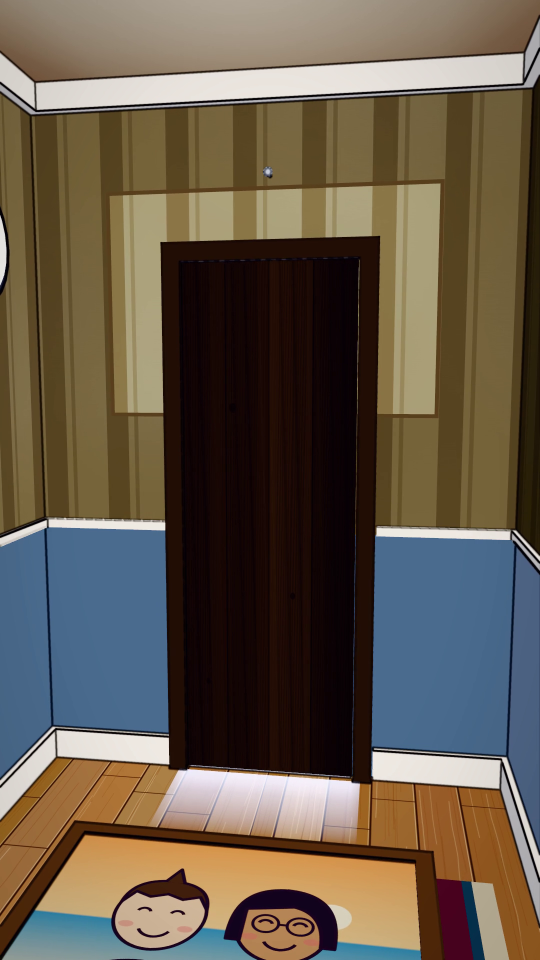
#> input picture productions/extra-door/publish/source/frame-0400-0m13.33s.png, 1080 x 1920 px (shown at 1/2 size); its folder holds only this picture in this run
$ python make_thumbnails.py
#> lines starting #> are read from the running program, lines starting #| are printed output that depends on the picture
#> in build, img is the input picture: PIL image 1080x1920 RGB; mean R, G, B 101.4, 89.6, 74.7
### productions/extra-door/publish/make_covers.py
"""Build the Video 05 (The Extra Door) covers from frames of the finished video.

The source frames in source/ are lossless-path engine stills of existing film frames (scripts/stills.mjs), which
match the final MP4's frames (about 40 dB PSNR). Nothing here touches the video, the storyboard or the engine.

Run:  python3 -I make_covers.py   (from this folder)
"""
import io, os, sys
import numpy as np
from PIL import Image, ImageDraw, ImageFilter, ImageFont
from fontTools.ttLib import TTFont

HERE = os.path.dirname(os.path.abspath(__file__))
FONT_WOFF2 = os.path.join(HERE, "../../../animation-studio/public/fonts/nunito-900.woff2")  # the caption font
PLUM = (20, 2, 30)        # the caption / character outline colour, sampled from the video
WHITE = (255, 255, 255)
W, H = 1080, 1920


def font(size):
    f = TTFont(FONT_WOFF2); f.flavor = None; buf = io.BytesIO(); f.save(buf); buf.seek(0)
    return ImageFont.truetype(buf, size)


def grade(img, centre, strength=0.5, top_shade=0.0):
    """Controlled 'one light' look: a soft vignette around the subject and an optional shade at the top for the
    text. Colours inside the light are untouched."""
#> called with centre = (540, 1020), strength = 0.32, top_shade = 0.15
    a = np.asarray(img).astype(np.float32) / 255.0
    yy, xx = np.mgrid[0:H, 0:W].astype(np.float32)
    cx, cy = centre
    r = np.sqrt(((xx - cx) / (W * 0.62)) ** 2 + ((yy - cy) / (H * 0.52)) ** 2)
    t = np.clip((r - 0.45) / 0.75, 0, 1); t = t * t * (3 - 2 * t)          # smoothstep
    k = 1.0 - strength * t
    if top_shade:
        s = np.clip((640 - yy) / 520, 0, 1); k = k * (1.0 - top_shade * s * s)
    a = a * k[..., None]
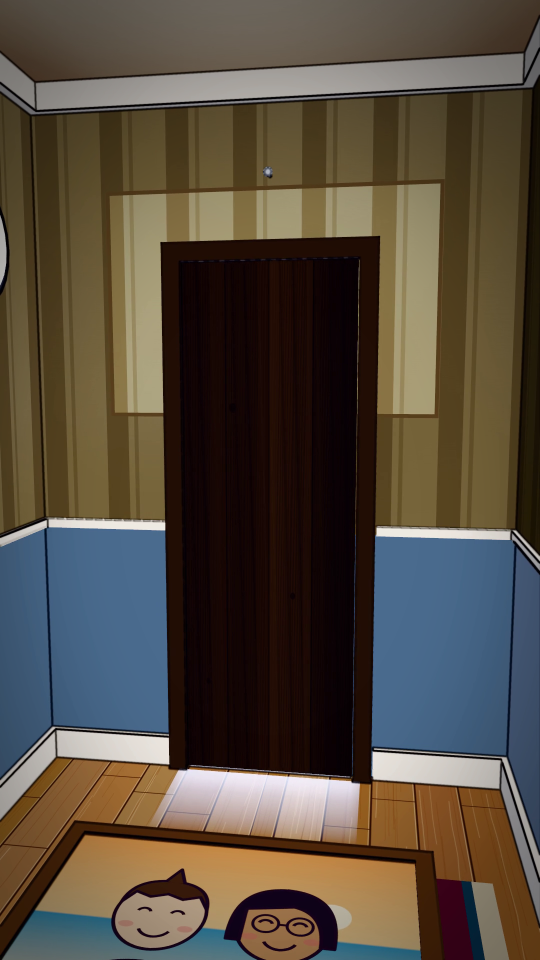
#> a: shape (1920, 1080, 3) float32 (shown at 1/2 size); mean R, G, B 0.334, 0.296, 0.248
    # the shadows the light falls off into go slightly cold (a little blue, a little less red); the lit centre is unchanged
    cool = (0.35 * t)[..., None] * np.array([-0.06, -0.01, 0.05], np.float32)
    a = a * (1.0 + cool)
    # gentle contrast around mid-grey, keeps the toon colours
    a = np.clip((a - 0.5) * 1.06 + 0.5, 0, 1)
    return Image.fromarray((a * 255 + 0.5).astype(np.uint8))


def text_block(img, lines, cx, top, gap=6):
    """lines: [(text, size)]. Centred at cx. White Nunito Black, thick plum outline and a soft plum shadow."""
#> called with cx = 540, top = 205, gap = 6
    shadow = Image.new("L", img.size, 0); sd = ImageDraw.Draw(shadow)
#> after `shadow = Image.new('L', img.size, 0)`: shadow: PIL image 1080x1920 L; every value is 0
    layer = Image.new("RGBA", img.size, (0, 0, 0, 0)); d = ImageDraw.Draw(layer)
#> after `layer = Image.new('RGBA', img.size, (0, 0, 0, 0))`: layer: PIL image 1080x1920 RGBA; every value is 0
    y = top; boxes = []
    for text, size in lines:
        f = font(size); stroke = max(8, round(size * 0.085))
        l, t, r, b = d.textbbox((0, 0), text, font=f, stroke_width=stroke)
        x = cx - (r - l) / 2 - l
        sd.text((x + size * 0.03, y - t + size * 0.05), text, font=f, fill=255, stroke_width=stroke + 6, stroke_fill=255)
        d.text((x, y - t), text, font=f, fill=WHITE, stroke_width=stroke, stroke_fill=PLUM)
        boxes.append((round(x + l), round(y), round(x + r), round(y + b - t)))
        y += (b - t) + gap
#> after the loop, boxes = []; y = 205
    shadow = shadow.filter(ImageFilter.GaussianBlur(14))
    base = img.convert("RGBA")
    base = Image.composite(Image.new("RGBA", img.size, PLUM + (255,)), base, shadow.point(lambda v: int(v * 0.55)))
    base.alpha_composite(layer)
    return base.convert("RGB"), boxes


def save(img, name):
    p = os.path.join(HERE, name); img.save(p, quality=95, subsampling=0, optimize=True); return p


# [9 lines that do not run on import are left out]

### productions/extra-door/publish/make_thumbnails.py
"""Door-focused thumbnails for Part 1 (the finished video's own frames; reuses make_covers.py's grade and type)."""
import os
from PIL import Image
from make_covers import grade, text_block, save, HERE

def build(src, out, lines, centre, top=250, strength=0.5, shade=0.35, crop=None):
    img = Image.open(os.path.join(HERE, "source", src)).convert("RGB")
    if crop:  # zoom: crop a 9:16 window and scale back to 1080x1920
        img = img.crop(crop).resize((1080, 1920), Image.LANCZOS)
    g = grade(img, centre=centre, strength=strength, top_shade=shade)
    im, boxes = text_block(g, lines, cx=540, top=top)
    print(out, boxes); save(im, os.path.join("thumbnails", out))

if __name__ == "__main__":
    # recommended: the old door square in the frame, the clean patch and nail above, the cold light under it, the photo
#> (the run stopped early here; a loop or call above may not have finished)
